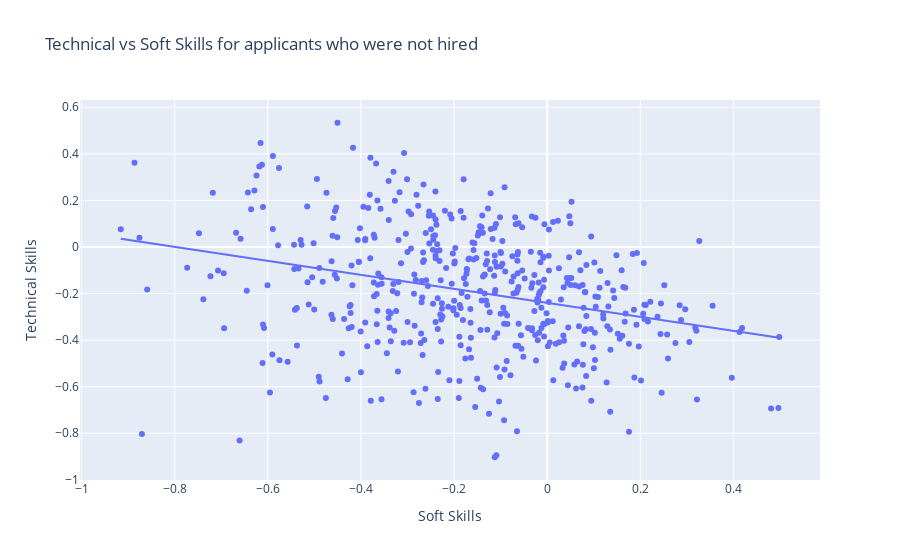

The notebook cell this image was saved under:
### Code cell
print( pearsonr( df_applicants['Soft Skills'], df_applicants['Technical Skills'] ) )
px.scatter( df_applicants, x = 'Soft Skills', y = 'Technical Skills', trendline= 'ols', title = 'Technical vs Soft Skills for applicants who were not hired' )

### Figure 1 — Plotly figure (JSON) as saved in the notebook; plotly's stock layout.template omitted (floating-point values rounded to 4 significant figures; data arrays with more than 128 entries replaced by an {"elided": "..."} marker saying what was removed)
{"data": [{"hovertemplate": "Soft Skills=%{x}<br>Technical Skills=%{y}<extra></extra>", "legendgroup": "", "marker": {"color": "#636efa", "symbol": "circle"}, "mode": "markers", "name": "", "orientation": "v", "showlegend": false, "type": "scatter", "x": {"elided": "487 float values"}, "xaxis": "x", "y": {"elided": "487 float values"}, "yaxis": "y"}, {"hovertemplate": "<b>OLS trendline</b><br>Technical Skills = -0.30082 * Soft Skills + -0.239716<br>R<sup>2</sup>=0.090256<br><br>Soft Skills=%{x}<br>Technical Skills=%{y} <b>(trend)</b><extra></extra>", "legendgroup": "", "marker": {"color": "#636efa", "symbol": "circle"}, "mode": "lines", "name": "", "showlegend": false, "type": "scatter", "x": {"elided": "487 float values"}, "xaxis": "x", "y": {"elided": "487 float values"}, "yaxis": "y"}], "layout": {"autosize": true, "legend": {"tracegroupgap": 0}, "title": {"text": "Technical vs Soft Skills for applicants who were not hired"}, "xaxis": {"anchor": "y", "autorange": true, "domain": [0, 1], "range": [-1.003, 0.5852], "title": {"text": "Soft Skills"}, "type": "linear"}, "yaxis": {"anchor": "x", "autorange": true, "domain": [0, 1], "range": [-1.022, 0.6521], "title": {"text": "Technical Skills"}, "type": "linear"}}}
